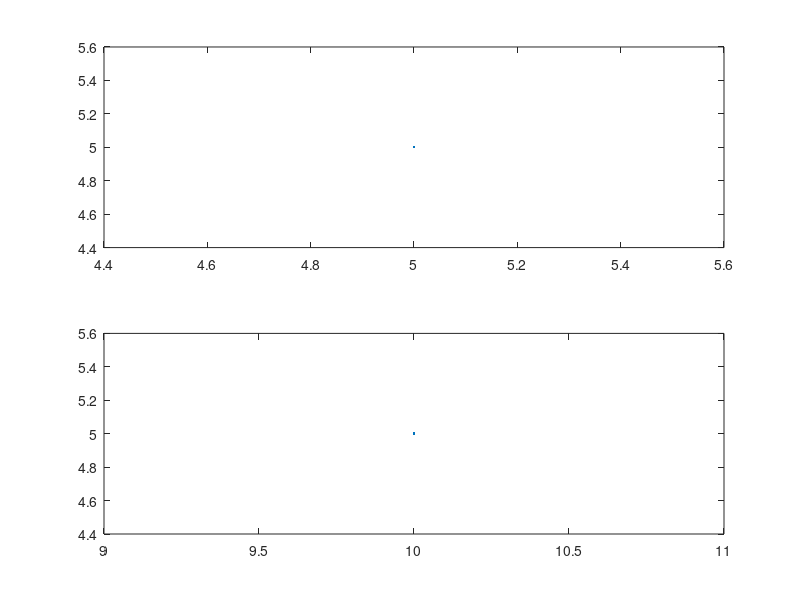

Reproduce this figure in MATLAB.
x = input('Enter the sequence > ');
n = input('Enter the index > ');
k = input('The shifting factor > ');
n1 = n + k;
subplot(2,1,1)
plot(n,x)
subplot(2,1,2)
plot(n1,x)
